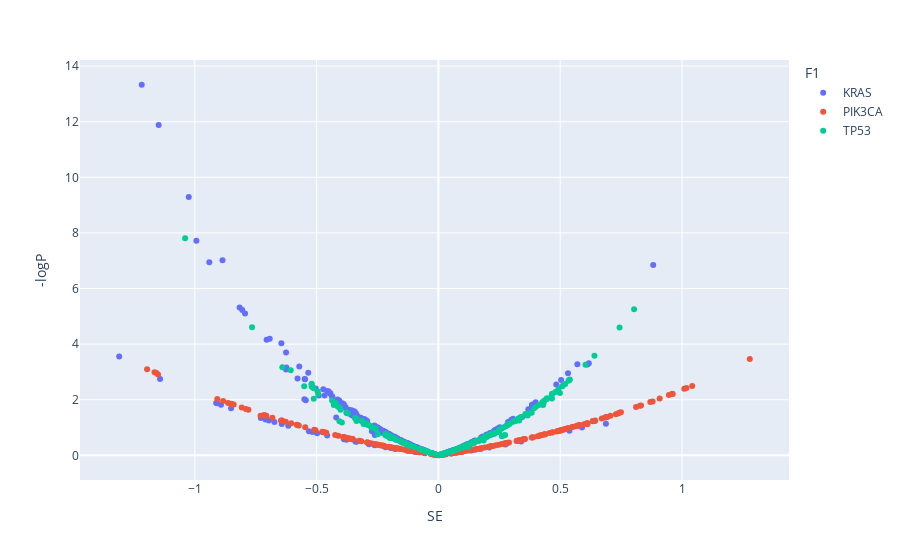

The notebook cell saved with this chart:
### Markdown cell above
### Data processing --  Step 2: 
<font color='grey'> 
    Integrating two datasets through statistical modeling;<br/>
</font>

### Code cell
if len(input_data['Genelist']) > 0:
    Features_groupA = input_data['Genelist']
else:
    Features_groupA = list(Mut_TCGA_matrix.columns.values)

if len(input_data['Druglist']) > 0:
    Features_groupB = input_data['Druglist']
else:
    Features_groupB = list(drug_matrix.columns.values)


result = Docket_integration.Integration_category_numeric(Merged_mat, Features_groupA, Features_groupB)

### Figure 1 — Plotly figure (JSON) as saved in the notebook; plotly's stock layout.template omitted (floating-point values rounded to 4 significant figures; data arrays with more than 128 entries replaced by an {"elided": "..."} marker saying what was removed)
{"data": [{"customdata": {"elided": "265x2 str values"}, "hoverlabel": {"namelength": 0}, "hovertemplate": "F1=%{customdata[0]}<br>SE=%{x}<br>-logP=%{y}<br>F2=%{customdata[1]}", "legendgroup": "KRAS", "marker": {"color": "#636efa", "symbol": "circle"}, "mode": "markers", "name": "KRAS", "showlegend": true, "type": "scatter", "x": {"elided": "265 float values"}, "xaxis": "x", "y": {"elided": "265 float values"}, "yaxis": "y"}, {"customdata": {"elided": "221x2 str values"}, "hoverlabel": {"namelength": 0}, "hovertemplate": "F1=%{customdata[0]}<br>SE=%{x}<br>-logP=%{y}<br>F2=%{customdata[1]}", "legendgroup": "PIK3CA", "marker": {"color": "#EF553B", "symbol": "circle"}, "mode": "markers", "name": "PIK3CA", "showlegend": true, "type": "scatter", "x": {"elided": "221 float values"}, "xaxis": "x", "y": {"elided": "221 float values"}, "yaxis": "y"}, {"customdata": {"elided": "224x2 str values"}, "hoverlabel": {"namelength": 0}, "hovertemplate": "F1=%{customdata[0]}<br>SE=%{x}<br>-logP=%{y}<br>F2=%{customdata[1]}", "legendgroup": "TP53", "marker": {"color": "#00cc96", "symbol": "circle"}, "mode": "markers", "name": "TP53", "showlegend": true, "type": "scatter", "x": {"elided": "224 float values"}, "xaxis": "x", "y": {"elided": "224 float values"}, "yaxis": "y"}], "layout": {"legend": {"title": {"text": "F1"}, "tracegroupgap": 0}, "margin": {"t": 60}, "xaxis": {"anchor": "y", "domain": [0, 1], "title": {"text": "SE"}}, "yaxis": {"anchor": "x", "domain": [0, 1], "title": {"text": "-logP"}}}}
